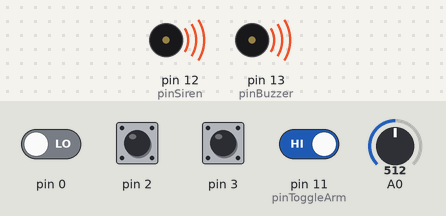
This sketch was run on a simulated Arduino Uno, built with avr-gcc and run on an emulated ATmega328P. Parts: buzzer (waves = sounding, pin HIGH). The inputs (shaded band) are chosen by the test bench; at power-on: pin 2, pin 3, pin 11 (pinToggleArm) HIGH, pin 0 LOW, A0 = 512.

Above: at 0.1 s.
Timing chart, 0 to 1.6 s (numbered marks = the images above):
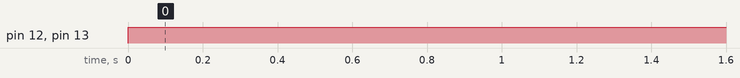

Measured:
- by itself, pin 12 (pinSiren), pin 13 (pinBuzzer): LOW → HIGH at 0.00 s

The sketch:

alarm.ino
```cpp
// (licence header left out)
#include <LowPower.h>

int amtSensorsDelayed = 1; //Max 6
int amtSensorsInstant = 2; //Max 9

int pinBuzzer = 13;
int pinSiren = 12;
int pinToggleArm = 11;
int pinToggleInstant = 10;

int mode = 0; //2: instant alarm, 1: delayed alarm, 0: chime

int passesDelay = 0;
int passesDelayMax = 5;
int passesQuiet = 0;
int passesQuietMax = 15;

void setup() {
  pinMode(pinBuzzer, OUTPUT); //buzzer
  pinMode(pinSiren, OUTPUT); //siren
  pinMode(pinToggleArm, INPUT_PULLUP);
  pinMode(pinToggleInstant, INPUT_PULLUP);

  for (int sp = 2; sp < amtSensorsInstant + 2; sp++) {
    pinMode(sp, INPUT_PULLUP); //init a sensor pin
  }
}

void loop() {
  int amtOpenSensorsInstant = getOpenSensorsInstant();
  int amtOpenSensorsDelayed = getOpenSensorsDelayed();

  //Allows change when all sensors are closed OR "upgrading"
  if (mode == 0 || (amtOpenSensorsInstant == 0 && amtOpenSensorsDelayed == 0)) {
    mode = getCurrentMode();
  }

  if (mode == 0) { //chime
    if (amtOpenSensorsInstant > 0 || amtOpenSensorsDelayed > 0) {
      digitalWrite(pinBuzzer, HIGH);
      LowPower.idle(SLEEP_30MS, ADC_OFF, TIMER2_OFF, TIMER1_OFF, TIMER0_OFF, SPI_OFF, USART0_OFF, TWI_OFF);
      digitalWrite(pinBuzzer, LOW);
      LowPower.idle(SLEEP_2S, ADC_OFF, TIMER2_OFF, TIMER1_OFF, TIMER0_OFF, SPI_OFF, USART0_OFF, TWI_OFF);
    }
  }

  if (mode == 1) { //delayed alarm
    if (amtOpenSensorsInstant > 0) {
      digitalWrite(pinSiren, HIGH);
      digitalWrite(pinBuzzer, HIGH);
    }
    if (amtOpenSensorsDelayed > 0) {
      if (passesDelay >= passesDelayMax) {
        digitalWrite(pinSiren, HIGH);
        digitalWrite(pinBuzzer, HIGH);
        passesDelay = 0;
      }
      passesDelay = passesDelay + 1;
    }
  }

  if (mode == 2) { //instant alarm
    if (amtOpenSensorsInstant > 0 || amtOpenSensorsDelayed > 0) {
      digitalWrite(pinSiren, HIGH);
      digitalWrite(pinBuzzer, HIGH);
    }
  }

  //Keep alarms on after all sensors closed
  if (amtOpenSensorsInstant == 0 && amtOpenSensorsDelayed == 0) {
    if (passesQuiet >= passesQuietMax) {
      digitalWrite(pinBuzzer, LOW);
      digitalWrite(pinSiren, LOW);
      passesQuiet = 0;
    } else {
      passesQuiet = passesQuiet + 1;
    }
  }
  LowPower.powerDown(SLEEP_2S, ADC_OFF, BOD_OFF);
}

int getCurrentMode() {
  int mode = 2;
  if (digitalRead(pinToggleArm) == HIGH) {
    if (digitalRead(pinToggleInstant == HIGH)) {
      mode = 2;
    } else {
      mode = 1;
    }
  } else {
    mode = 0;
  }
  return mode;
}

int getOpenSensorsInstant() {
  int amtOpen = 0;
  for (int sp = 2; sp < amtSensorsInstant + 2; sp++) {
    if (digitalRead(sp) == HIGH) {
      amtOpen = amtOpen + 1;
    }
  }
  return amtOpen;
}

int getOpenSensorsDelayed() {
  int amtOpen = 0;
  for (int sp = 0; sp < amtSensorsDelayed; sp++) {
    int sv = analogRead(sp);
    if (sv >= 50) {
      amtOpen = amtOpen + 1;
    }
  }
  return amtOpen;
}
```
